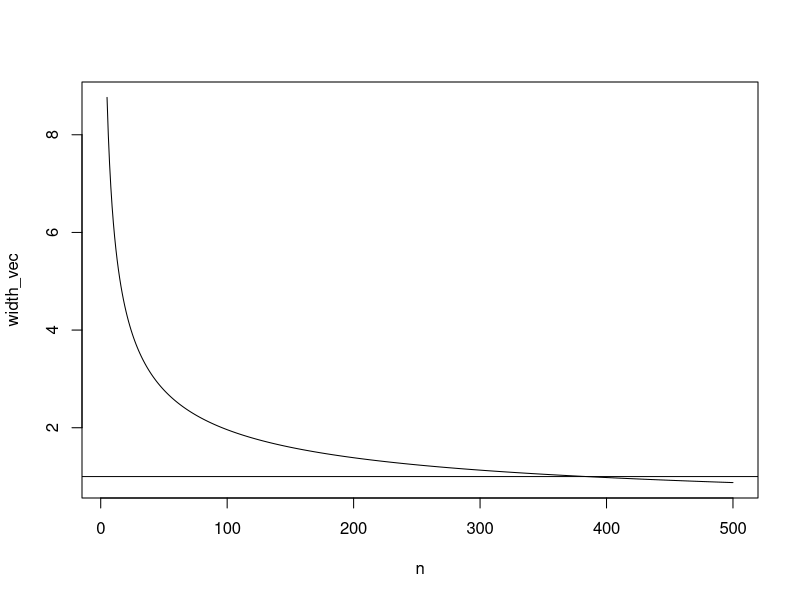

Write R code to recreate this figure.

######################################################
### There are many ways of writing these codes   #####
### Feel free to use any as long as it works     #####
### Since simulation the exact answers will vary #####
######################################################

########
#6.3.19#
########

#writing a func that takes value of n (sample size) and
#calculates width of the interval

width_of_int=function(n){
  w=2*qnorm(0.975)*5/sqrt(n)
  return(w)
}

n=5:500 # creating a vector with different values of n


#calling the function for each value of n
width_vec=sapply(n,FUN=width_of_int)


#a plot(not needed for the ques)
plot(n,width_vec,type="l")
abline(h=1)

#finding the value of n starting from which the width gets smaller
#or equal to 1.
min(n[width_vec<=1])

#My ans: n=385 is the minimum size of a sample that will ensure that 
#the 95% CI width is no longer than 1.



########
#6.3.21#
########

#A func which calculates the interval and
#checks if the true theta=0.5 falls within or not 

theta_check=function(s,n){
  set.seed(s) #this is optional
  r=rbinom(n,size = 1,prob=0.5)
  xbar=mean(r) 
  l=xbar-qnorm(0.975)*sqrt(xbar*(1-xbar)/n)
  u=xbar+qnorm(0.975)*sqrt(xbar*(1-xbar)/n)
  return((l<=0.5)&(0.5<=u))
}


#Calling this function with different values of n
mean(sapply(1:10000,FUN=theta_check,n=5))
mean(sapply(1:10000,FUN=theta_check,n=20))




#######################
# Now try to do 6.3.22 
